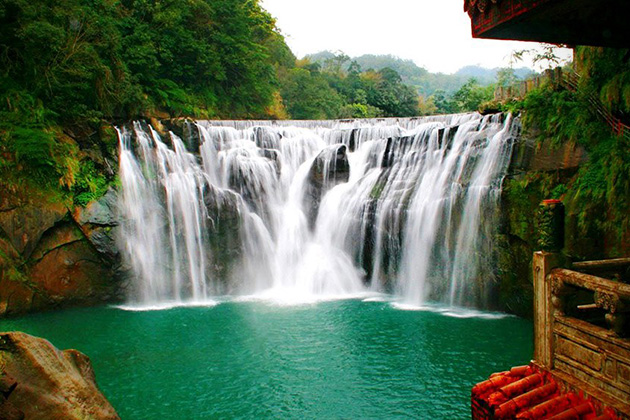
#> input picture Test pictures/2.jpg, 630 x 420 px, found by its file name
$ python waterfall.py   (Python 2 division)
#> lines starting #> are read from the running program, lines starting #| are printed output that depends on the picture
# -*- coding: utf-8 -*-
"""
Created on Wed Sep 20 20:58:15 2017

@author: zhai14
"""
import operator
import numpy
from PIL import Image,ImageDraw
image = Image.open('2.jpg')
#> image is the input picture: PIL image 630x420 RGB; mean R, G, B 91.4, 109.7, 86.7

print image.size
#| (630, 420)
image.thumbnail((300, 300))
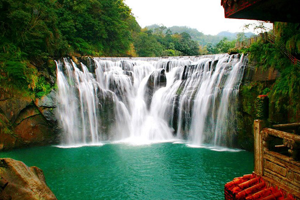
#> image: PIL image 300x200 RGB; mean R, G, B 91.4, 109.7, 86.7
l,h = image.size
#> l = 300; h = 200
print (l,h)
#| 300 200

x = 0
y = 0
end2 = 1
side1 = [0]*l
#> side1 = 300 values from 0 to 0
i = 0
min_l1 = [0]*(h+1)
#> min_l1 = 201 values from 0 to 0
max_l1 = [0]*(h+1)
#> max_l1 = 201 values from 0 to 0

def findmode(values):
    bucket = {}
    for value in values:
        if bucket.has_key(value):
            bucket[value] += 1
        else:
            bucket.setdefault(value,1)
    bucket = sorted(bucket.iteritems(),key=operator.itemgetter(1),reverse=True)

    modes  = []
    for value in bucket:
        if len(modes) == 0:
            modes.append(value)
        else:
            temp = modes[len(modes)-1][1]
            if temp == value[1]:
                modes.append(value)
            else:
                break
    return modes

while y<h-1:
    y = y + 1
    x = 0
    while x <= l-1:
#   while y <= h:# Fill in the condition (before the colon)
        r,g,b = image.getpixel((x,y))
        if (r>220 and g>220 and b>220):
            side1[x]= x
        x = x + 1

    l1 = list(set(side1))

    if (l1 == [0]):
        min_l1 [i] = 0
        max_l1 [i] = 0
    else:

        del l1[0]

        min_l1 [i] = min(l1)
        max_l1 [i] = max(l1)
    i = i + 1
#> after the loop, i = 199; max_l1 = 201 values, max 271 at index 23, min 0 at index 199, mean 263.5; min_l1 = 201 values, max 123 at index 0, min 0 at index 199, mean 77.27; side1 = 300 values, max 271 at index 271, min 0 at index 0, mean 117.1; y = 199
    #print(i)


modes1 = findmode(min_l1)
#> the loop in findmode, `for value in values:` made 201 passes
#> value on passes 1 to 3: 123, 123, 123
#> after the loop in findmode, `for value in values:`: bucket = {123: 57, 121: 1, 94: 4, 73: 2, 66: 6, 58: 129, 0: 2}
#> in findmode, `bucket = sorted(bucket.iteritems(),key=operator.itemgetter(1),reverse=..`: bucket = [(58, 129), (123, 57), (66, 6), (94, 4), (73, 2), (0, 2), (121, 1)]
#> the loop in findmode, `for value in bucket:` made 2 passes
#> (value, temp) on pass 2: ((123, 57), 129)
#> after the loop in findmode, `for value in bucket:`: modes = [(58, 129)]
#> modes1 = [(58, 129)]
modes2 = findmode(max_l1)
#> the loop in findmode (call 2), `for value in values:` made 201 passes
#> value on passes 1 to 3: 219, 219, 219
#> the loop in findmode (call 2), `for value in bucket:` made 2 passes
#> (value, temp) on pass 2: ((223, 9), 176)
#> value on pass 1: (271, 176)
#> modes2 = [(271, 176)]

print(modes1[0][0])
#| 58
print(modes2[0][0])
#| 271

side_v1 = modes1[0][0]
#> side_v1 = 58
side_v2 = modes2[0][0]
#> side_v2 = 271


draw_instance = ImageDraw.Draw(image)

draw_instance.line([modes1[0][0], 0, modes1[0][0], l],fill = (255, 100, 0), width = 3)
draw_instance.line([modes2[0][0], 0, modes2[0][0], h],fill = (255, 0, 0), width = 3)
del draw_instance

image.show()
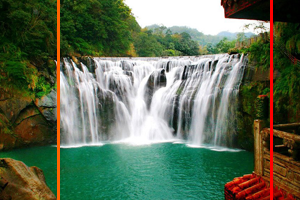
#> shown: PIL image 300x200 RGB; mean R, G, B 95.2, 109.2, 85.7
image.save('2_.jpg')

$ run again, with Test pictures/1.jpg copied over Test pictures/2.jpg
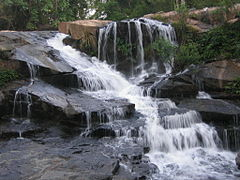
#> input picture Test pictures/1.jpg, 240 x 180 px, found by its file name
#> image is the input picture: PIL image 240x180 RGB; mean R, G, B 93.5, 96, 98.4
#| (240, 180)
#| 240 180
#> after the loop `while y<h-1:`: i = 179; max_l1 = 181 values, max 222 at index 152, min 0 at index 0, mean 198.1; min_l1 = 181 values, max 206 at index 7, min 0 at index 0, mean 50.98; side1 = 240 values, max 222 at index 222, min 0 at index 0, mean 86.37; y = 179
#> the loop in findmode, `for value in values:` made 181 passes
#> value on passes 2 to 4: 0, 0, 0
#> after the loop in findmode, `for value in values:`: bucket = {0: 9, 206: 1, 84: 25, 61: 1, 58: 2, 55: 3, 47: 140}
#> in findmode, `bucket = sorted(bucket.iteritems(),key=operator.itemgetter(1),reverse=..`: bucket = [(47, 140), (84, 25), (0, 9), (55, 3), (58, 2), (206, 1), (61, 1)]
#> the loop in findmode, `for value in bucket:` made 2 passes
#> (value, temp) on pass 2: ((84, 25), 140)
#> after the loop in findmode, `for value in bucket:`: modes = [(47, 140)]
#> the loop in findmode (call 2), `for value in values:` made 181 passes
#> the loop in findmode (call 2), `for value in bucket:` made 2 passes
#> (value, temp) on pass 2: ((222, 27), 145)
#> modes2 = [(206, 145)]
#| 47
#| 206
#> side_v1 = 47
#> side_v2 = 206
#> `image.show()`:
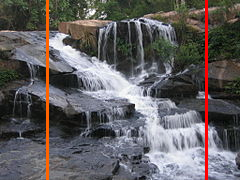
#> shown: PIL image 240x180 RGB; mean R, G, B 97.7, 95, 96

$ run again, with Test pictures/10.jpg copied over Test pictures/2.jpg
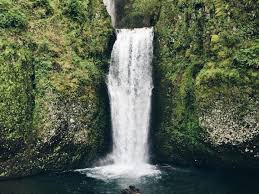
#> input picture Test pictures/10.jpg, 259 x 194 px, found by its file name
#> image is the input picture: PIL image 259x194 RGB; mean R, G, B 87.5, 97.8, 79.1
#| (259, 194)
#| 259 194
#> after the loop `while y<h-1:`: i = 193; max_l1 = 195 values, max 154 at index 169, min 0 at index 0, mean 144.4; min_l1 = 195 values, max 104 at index 1, min 0 at index 0, mean 89.71; side1 = 259 values, max 154 at index 154, min 0 at index 0, mean 27.39; y = 193
#> after the loop in findmode, `for value in values:`: bucket = {0: 3, 104: 117, 71: 75}
#> in findmode, `bucket = sorted(bucket.iteritems(),key=operator.itemgetter(1),reverse=..`: bucket = [(104, 117), (71, 75), (0, 3)]
#> the loop in findmode, `for value in bucket:` made 2 passes
#> (value, temp) on pass 2: ((71, 75), 117)
#> after the loop in findmode, `for value in bucket:`: modes = [(104, 117)]
#> the loop in findmode (call 2), `for value in values:` made 195 passes
#> value on passes 2 to 4: 109, 109, 109
#> the loop in findmode (call 2), `for value in bucket:` made 2 passes
#> (value, temp) on pass 2: ((109, 25), 143)
#> modes2 = [(152, 143)]
#| 104
#| 152
#> side_v1 = 104
#> side_v2 = 152
#> `image.show()`:
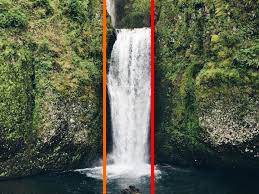
#> shown: PIL image 259x194 RGB; mean R, G, B 91.9, 97.1, 77.3

$ run again, with Test pictures/11.jpg copied over Test pictures/2.jpg
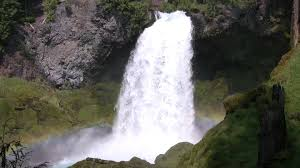
#> input picture Test pictures/11.jpg, 300 x 168 px, found by its file name
#> image is the input picture: PIL image 300x168 RGB; mean R, G, B 100.8, 100, 93.4
#| (300, 168)
#| 300 168
#> after the loop `while y<h-1:`: i = 167; max_l1 = 169 values, max 197 at index 140, min 0 at index 0, mean 177.8; min_l1 = 169 values, max 177 at index 10, min 0 at index 0, mean 114.8; side1 = 300 values, max 197 at index 197, min 0 at index 0, mean 54.7; y = 167
#> the loop in findmode, `for value in values:` made 169 passes
#> value on passes 2 to 4: 0, 0, 0
#> after the loop in findmode, `for value in values:`: bucket = 55 items
#> in findmode, `bucket = sorted(bucket.iteritems(),key=operator.itemgetter(1),reverse=..`: bucket = 55 pairs, first value 0 to 177, second value 1 to 15
#> the loop in findmode, `for value in bucket:` made 2 passes
#> (value, temp) on pass 2: ((138, 14), 15)
#> after the loop in findmode, `for value in bucket:`: modes = [(127, 15)]
#> the loop in findmode (call 2), `for value in values:` made 169 passes
#> the loop in findmode (call 2), `for value in bucket:` made 2 passes
#> (value, temp) on pass 2: ((192, 30), 84)
#> modes2 = [(190, 84)]
#| 127
#| 190
#> side_v1 = 127
#> side_v2 = 190
#> `image.show()`:
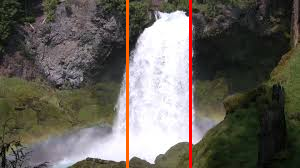
#> shown: PIL image 300x168 RGB; mean R, G, B 102.7, 97.9, 90.1
